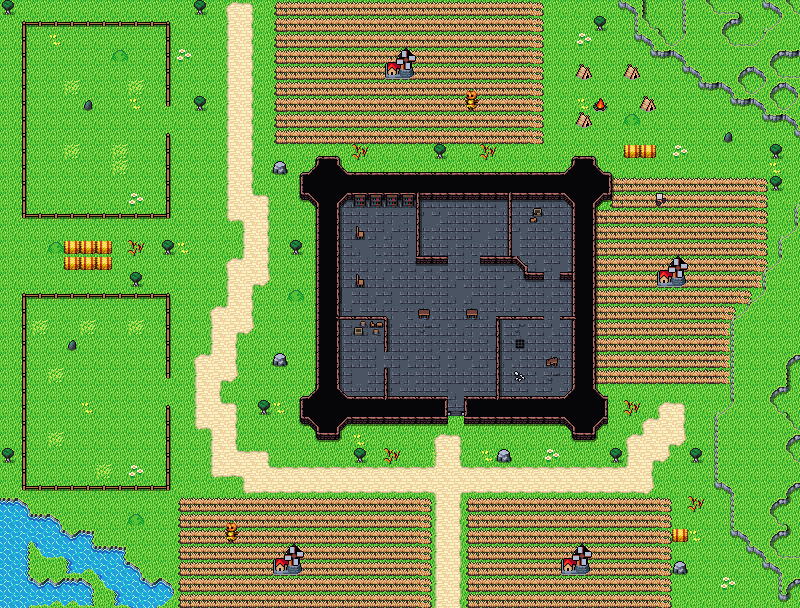

This is a level from a 2D game, rendered from its Tiled map with the project's own tilesets. A one-line summary and the map file follow, with tile-layer data summarised:
An orthogonal 50x38 tile map with 16x16 px tiles, 6 tile layers (Subbackground, Background, Walls, Clutter, ...), 3 tilesets and 51 objects.

<map version="1.10" tiledversion="1.10.1" orientation="orthogonal" renderorder="right-down" width="50" height="38" tilewidth="16" tileheight="16" infinite="0" nextlayerid="11" nextobjectid="105">
 <editorsettings>
  <export target="wastetown..tmx" format="tmx" />
 </editorsettings>
 <tileset firstgid="1" source="../../../../common/maps/tileset/main.tsx" />
 <tileset firstgid="10113" source="../../../../common/maps/tileset/buildings.tsx" />
 <tileset firstgid="11905" source="../../../../common/maps/tileset/FarmFood.tsx" />
 <layer id="10" name="Subbackground" width="50" height="38">
  <data>[1900 cells, 3 non-empty, 3 distinct tile ids]</data>
 </layer>
 <layer id="1" name="Background" width="50" height="38">
  <data>[1900 cells, 1805 non-empty, 32 distinct tile ids]</data>
 </layer>
 <layer id="2" name="Walls" width="50" height="38">
  <data>[1900 cells, 814 non-empty, 54 distinct tile ids]</data>
 </layer>
 <layer id="3" name="Clutter" width="50" height="38">
  <data>[1900 cells, 888 non-empty, 55 distinct tile ids]</data>
 </layer>
 <layer id="9" name="Clutter Above" width="50" height="38">
  <data>[1900 cells, 21 non-empty, 4 distinct tile ids]</data>
 </layer>
 <layer id="8" name="WallsBis" width="50" height="38">
  <properties>
   <property name="spriteLayer" type="bool" value="true" />
  </properties>
  <data>[1900 cells, 252 non-empty, 46 distinct tile ids]</data>
 </layer>
 <objectgroup id="4" name="Objects">
  <object id="38" template="../../../../common/maps/obj/entry_up.tx" x="431.373" y="607.359" width="37.6667" height="16">
   <properties>
    <property name="teleport" value="" />
   </properties>
  </object>
  <object id="50" template="../../../../common/maps/obj/enemy.tx" x="612.849" y="129.33">
   <properties>
    <property name="displayNameOverride" value="Plebeian Overseer" />
    <property name="enemy" value="Human Mercenary" />
    <property name="threatRange" type="int" value="50" />
   </properties>
  </object>
  <object id="51" template="../../../../common/maps/obj/treasure.tx" x="431.345" y="221.668">
   <properties>
    <property name="reward">[
    {
      "type": "card",
      "probability": 1,
      "count": 1,
      "addMaxCount": 5,
      "colors": [
        "White",
        "Blue",
        "Green"
      ],
      "rarity": [
        "Common",
        "Rare",
        "Uncommon"
      ],
      "subTypes": [
        "Bird"
      ],
      "cardTypes": [
        "Creature"
      ]
    }
]</property>
   </properties>
  </object>
  <object id="52" template="../../../../common/maps/obj/gold.tx" x="30.0087" y="46.013" />
  <object id="54" template="../../../../common/maps/obj/enemy.tx" x="273.845" y="528.006">
   <properties>
    <property name="displayNameOverride" value="Oppressed Farmer" />
    <property name="enemy" value="Farmer" />
    <property name="waypoints" value="wait1,93,97,93,78,wait1,93" />
   </properties>
  </object>
  <object id="56" template="../../../../common/maps/obj/gold.tx" x="467.157" y="219.348" />
  <object id="59" template="../../../../common/maps/obj/enemy.tx" x="354.627" y="370.97">
   <properties>
    <property name="enemy" value="Human Guard" />
    <property name="threatRange" type="int" value="20" />
   </properties>
  </object>
  <object id="60" template="../../../../common/maps/obj/collision.tx" x="111.336" y="606.411" width="685.775" height="16" />
  <object id="61" template="../../../../common/maps/obj/collision.tx" x="-16.1944" y="-15.9587" width="817.02" height="16" />
  <object id="62" template="../../../../common/maps/obj/collision.tx" x="-15.5812" y="-1.4281" width="15.6533" height="639.431" />
  <object id="63" template="../../../../common/maps/obj/manashards.tx" x="621.845" y="100.769" />
  <object id="64" template="../../../../common/maps/obj/manashards.tx" x="136.365" y="459.971" />
  <object id="65" template="../../../../common/maps/obj/waypoint.tx" x="231.579" y="24.085" />
  <object id="66" template="../../../../common/maps/obj/waypoint.tx" x="318.885" y="98.1159" />
  <object id="68" template="../../../../common/maps/obj/waypoint.tx" x="637.392" y="604.163" width="11.3333" height="16.9312" />
  <object id="69" template="../../../../common/maps/obj/booster.tx" x="529.946" y="244.17">
   <properties>
    <property name="reward">[
  {
    "editions": [ "MMQ", "NMS", "PTK" ],
    "type": "card",
    "count": 10,
    "rarity": [ "Common" ]
    "colors": [ "white","green"]
  },
  {
    "editions": [ "MMQ", "NMS", "PTK" ],
    "type": "card",
    "count": 3,
    "rarity": [ "Uncommon" ]
    "colors": [ "white","green" ]
  },
  {
    "editions": [ "MMQ", "NMS", "PTK" ],
    "type": "card",
    "count": 1,
    "rarity": [ "Rare" ]
    "colors": [ "white","green" ]
  }
]
</property>
   </properties>
  </object>
  <object id="70" template="../../../../common/maps/obj/booster.tx" x="600.176" y="84.2959">
   <properties>
    <property name="reward">[
  {
    "editions": [ "MMQ", "NMS", "PTK" ],
    "type": "card",
    "count": 10,
    "rarity": [ "Common" ]
    "colors": [ "white","green"]
  },
  {
    "editions": [ "MMQ", "NMS", "PTK" ],
    "type": "card",
    "count": 3,
    "rarity": [ "Uncommon" ]
    "colors": [ "white","green" ]
  },
  {
    "editions": [ "MMQ", "NMS", "PTK" ],
    "type": "card",
    "count": 1,
    "rarity": [ "Rare" ]
    "colors": [ "white","green" ]
  }
]
</property>
   </properties>
  </object>
  <object id="71" template="../../../../common/maps/obj/enemy.tx" x="710.333" y="284.667">
   <properties>
    <property name="displayNameOverride" value="Oppressed Farmer" />
    <property name="enemy" value="Farmer" />
    <property name="waypoints" value="wait1,75,77,98,76" />
   </properties>
  </object>
  <object id="72" template="../../../../common/maps/obj/enemy.tx" x="321" y="35.3333">
   <properties>
    <property name="displayNameOverride" value="Oppressed Farmer" />
    <property name="enemy" value="Farmer" />
    <property name="waypoints" value="wait1,66,99" />
   </properties>
  </object>
  <object id="73" template="../../../../common/maps/obj/enemy.tx" x="232.333" y="78.6667">
   <properties>
    <property name="displayNameOverride" value="Plebeian Overseer" />
    <property name="enemy" value="Human Mercenary" />
    <property name="threatRange" type="int" value="20" />
    <property name="waypoints" value="79,65" />
   </properties>
  </object>
  <object id="74" template="../../../../common/maps/obj/gold.tx" x="30" y="318" />
  <object id="75" template="../../../../common/maps/obj/waypoint.tx" x="701" y="383.333" />
  <object id="76" template="../../../../common/maps/obj/waypoint.tx" x="719.667" y="198.333" />
  <object id="77" template="../../../../common/maps/obj/waypoint.tx" x="611" y="309.333" />
  </objectgroup>
</map>
<!-- 27 of 51 objects omitted -->
